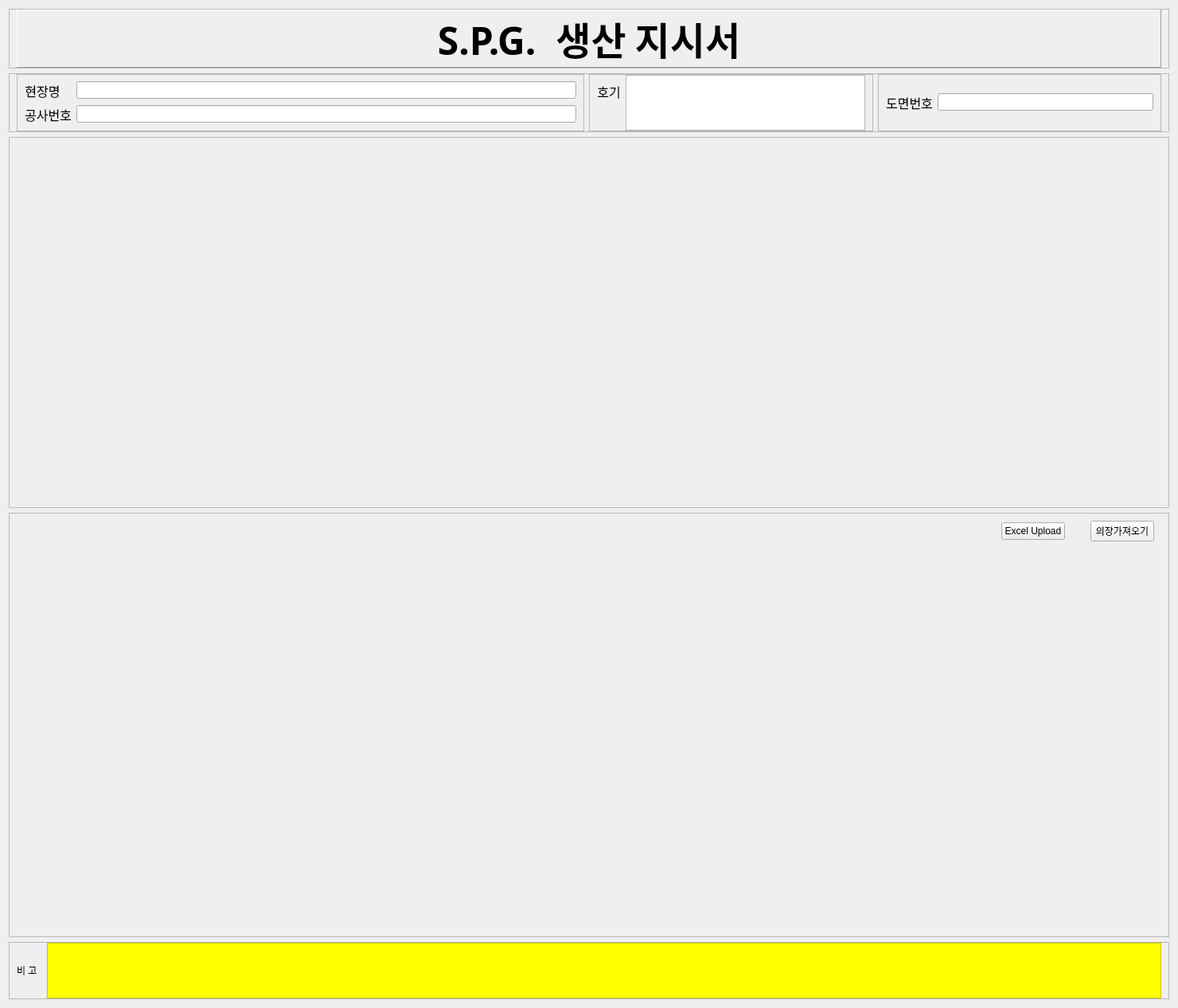
<?xml version="1.0" encoding="UTF-8"?>
<ui version="4.0">
 <class>Form</class>
 <widget class="QWidget" name="Form">
  <property name="geometry">
   <rect>
    <x>0</x>
    <y>0</y>
    <width>1480</width>
    <height>1266</height>
   </rect>
  </property>
  <property name="windowTitle">
   <string>Form</string>
  </property>
  <layout class="QVBoxLayout" name="vLayout_main">
   <item>
    <widget class="QFrame" name="frame_24">
     <property name="sizePolicy">
      <sizepolicy hsizetype="Preferred" vsizetype="Fixed">
       <horstretch>0</horstretch>
       <verstretch>0</verstretch>
      </sizepolicy>
     </property>
     <property name="frameShape">
      <enum>QFrame::StyledPanel</enum>
     </property>
     <property name="frameShadow">
      <enum>QFrame::Raised</enum>
     </property>
     <layout class="QHBoxLayout" name="horizontalLayout_6">
      <property name="spacing">
       <number>60</number>
      </property>
      <property name="topMargin">
       <number>0</number>
      </property>
      <property name="bottomMargin">
       <number>0</number>
      </property>
      <item>
       <widget class="QLabel" name="label_28">
        <property name="sizePolicy">
         <sizepolicy hsizetype="Preferred" vsizetype="Preferred">
          <horstretch>7</horstretch>
          <verstretch>0</verstretch>
         </sizepolicy>
        </property>
        <property name="font">
         <font>
          <family>HY견고딕</family>
          <pointsize>36</pointsize>
          <bold>true</bold>
         </font>
        </property>
        <property name="frameShape">
         <enum>QFrame::Panel</enum>
        </property>
        <property name="frameShadow">
         <enum>QFrame::Raised</enum>
        </property>
        <property name="text">
         <string>S.P.G.  생산 지시서</string>
        </property>
        <property name="alignment">
         <set>Qt::AlignCenter</set>
        </property>
       </widget>
      </item>
     </layout>
    </widget>
   </item>
   <item>
    <widget class="QFrame" name="frame_19">
     <property name="sizePolicy">
      <sizepolicy hsizetype="Preferred" vsizetype="Preferred">
       <horstretch>0</horstretch>
       <verstretch>1</verstretch>
      </sizepolicy>
     </property>
     <property name="frameShape">
      <enum>QFrame::StyledPanel</enum>
     </property>
     <property name="frameShadow">
      <enum>QFrame::Raised</enum>
     </property>
     <layout class="QHBoxLayout" name="horizontalLayout_5">
      <property name="topMargin">
       <number>0</number>
      </property>
      <property name="bottomMargin">
       <number>0</number>
      </property>
      <item>
       <widget class="QFrame" name="frame_20">
        <property name="sizePolicy">
         <sizepolicy hsizetype="Preferred" vsizetype="Preferred">
          <horstretch>2</horstretch>
          <verstretch>0</verstretch>
         </sizepolicy>
        </property>
        <property name="frameShape">
         <enum>QFrame::StyledPanel</enum>
        </property>
        <property name="frameShadow">
         <enum>QFrame::Raised</enum>
        </property>
        <layout class="QVBoxLayout" name="verticalLayout_18">
         <property name="topMargin">
          <number>0</number>
         </property>
         <property name="bottomMargin">
          <number>0</number>
         </property>
         <item>
          <layout class="QFormLayout" name="formLayout_9">
           <property name="formAlignment">
            <set>Qt::AlignLeading|Qt::AlignLeft|Qt::AlignVCenter</set>
           </property>
           <item row="0" column="0">
            <widget class="QLabel" name="label_20">
             <property name="sizePolicy">
              <sizepolicy hsizetype="Preferred" vsizetype="Preferred">
               <horstretch>1</horstretch>
               <verstretch>0</verstretch>
              </sizepolicy>
             </property>
             <property name="font">
              <font>
               <family>HY견고딕</family>
               <pointsize>12</pointsize>
              </font>
             </property>
             <property name="text">
              <string>현장명</string>
             </property>
             <property name="alignment">
              <set>Qt::AlignCenter</set>
             </property>
            </widget>
           </item>
           <item row="0" column="1">
            <widget class="QLineEdit" name="lineEdit_SPG_hyunjang">
             <property name="sizePolicy">
              <sizepolicy hsizetype="Expanding" vsizetype="Fixed">
               <horstretch>2</horstretch>
               <verstretch>0</verstretch>
              </sizepolicy>
             </property>
             <property name="readOnly">
              <bool>true</bool>
             </property>
            </widget>
           </item>
           <item row="1" column="0">
            <widget class="QLabel" name="label_23">
             <property name="sizePolicy">
              <sizepolicy hsizetype="Preferred" vsizetype="Preferred">
               <horstretch>1</horstretch>
               <verstretch>0</verstretch>
              </sizepolicy>
             </property>
             <property name="font">
              <font>
               <family>HY견고딕</family>
               <pointsize>12</pointsize>
              </font>
             </property>
             <property name="text">
              <string>공사번호</string>
             </property>
             <property name="alignment">
              <set>Qt::AlignCenter</set>
             </property>
            </widget>
           </item>
           <item row="1" column="1">
            <widget class="QLineEdit" name="lineEdit_SPG_proj_No">
             <property name="readOnly">
              <bool>true</bool>
             </property>
            </widget>
           </item>
          </layout>
         </item>
        </layout>
       </widget>
      </item>
      <item>
       <widget class="QFrame" name="frame_22">
        <property name="sizePolicy">
         <sizepolicy hsizetype="Preferred" vsizetype="Preferred">
          <horstretch>1</horstretch>
          <verstretch>0</verstretch>
         </sizepolicy>
        </property>
        <property name="frameShape">
         <enum>QFrame::StyledPanel</enum>
        </property>
        <property name="frameShadow">
         <enum>QFrame::Raised</enum>
        </property>
        <layout class="QVBoxLayout" name="verticalLayout_20">
         <property name="topMargin">
          <number>0</number>
         </property>
         <property name="bottomMargin">
          <number>0</number>
         </property>
         <item>
          <layout class="QFormLayout" name="formLayout_11">
           <property name="formAlignment">
            <set>Qt::AlignLeading|Qt::AlignLeft|Qt::AlignVCenter</set>
           </property>
           <item row="0" column="1">
            <widget class="QPlainTextEdit" name="plainTextEdit_Hogi"/>
           </item>
           <item row="0" column="0">
            <widget class="QLabel" name="label_24">
             <property name="sizePolicy">
              <sizepolicy hsizetype="Preferred" vsizetype="Preferred">
               <horstretch>1</horstretch>
               <verstretch>0</verstretch>
              </sizepolicy>
             </property>
             <property name="font">
              <font>
               <family>HY견고딕</family>
               <pointsize>12</pointsize>
              </font>
             </property>
             <property name="text">
              <string>호기</string>
             </property>
             <property name="alignment">
              <set>Qt::AlignCenter</set>
             </property>
            </widget>
           </item>
          </layout>
         </item>
        </layout>
       </widget>
      </item>
      <item>
       <widget class="QFrame" name="frame_23">
        <property name="sizePolicy">
         <sizepolicy hsizetype="Preferred" vsizetype="Preferred">
          <horstretch>1</horstretch>
          <verstretch>0</verstretch>
         </sizepolicy>
        </property>
        <property name="frameShape">
         <enum>QFrame::StyledPanel</enum>
        </property>
        <property name="frameShadow">
         <enum>QFrame::Raised</enum>
        </property>
        <layout class="QVBoxLayout" name="verticalLayout_21">
         <property name="topMargin">
          <number>0</number>
         </property>
         <property name="bottomMargin">
          <number>0</number>
         </property>
         <item>
          <layout class="QFormLayout" name="formLayout_12">
           <property name="formAlignment">
            <set>Qt::AlignLeading|Qt::AlignLeft|Qt::AlignVCenter</set>
           </property>
           <item row="0" column="0">
            <widget class="QLabel" name="label_27">
             <property name="sizePolicy">
              <sizepolicy hsizetype="Preferred" vsizetype="Preferred">
               <horstretch>1</horstretch>
               <verstretch>0</verstretch>
              </sizepolicy>
             </property>
             <property name="font">
              <font>
               <family>HY견고딕</family>
               <pointsize>12</pointsize>
              </font>
             </property>
             <property name="text">
              <string>도면번호</string>
             </property>
             <property name="alignment">
              <set>Qt::AlignCenter</set>
             </property>
            </widget>
           </item>
           <item row="0" column="1">
            <widget class="QLineEdit" name="lineEdit_Domyun">
             <property name="readOnly">
              <bool>true</bool>
             </property>
            </widget>
           </item>
          </layout>
         </item>
        </layout>
       </widget>
      </item>
     </layout>
    </widget>
   </item>
   <item>
    <widget class="QFrame" name="frame_26">
     <property name="sizePolicy">
      <sizepolicy hsizetype="Preferred" vsizetype="Preferred">
       <horstretch>0</horstretch>
       <verstretch>7</verstretch>
      </sizepolicy>
     </property>
     <property name="frameShape">
      <enum>QFrame::StyledPanel</enum>
     </property>
     <property name="frameShadow">
      <enum>QFrame::Raised</enum>
     </property>
     <layout class="QHBoxLayout" name="horizontalLayout">
      <item>
       <widget class="ImageViewer" name="widget_ImageViewer_1" native="true"/>
      </item>
      <item>
       <widget class="ImageViewer" name="widget_ImageViewer_2" native="true"/>
      </item>
     </layout>
    </widget>
   </item>
   <item>
    <widget class="QFrame" name="frame_27">
     <property name="sizePolicy">
      <sizepolicy hsizetype="Preferred" vsizetype="Preferred">
       <horstretch>0</horstretch>
       <verstretch>8</verstretch>
      </sizepolicy>
     </property>
     <property name="frameShape">
      <enum>QFrame::StyledPanel</enum>
     </property>
     <property name="frameShadow">
      <enum>QFrame::Raised</enum>
     </property>
     <layout class="QVBoxLayout" name="verticalLayout_24">
      <item>
       <widget class="QFrame" name="frame">
        <property name="sizePolicy">
         <sizepolicy hsizetype="Preferred" vsizetype="Fixed">
          <horstretch>0</horstretch>
          <verstretch>0</verstretch>
         </sizepolicy>
        </property>
        <property name="frameShape">
         <enum>QFrame::NoFrame</enum>
        </property>
        <property name="frameShadow">
         <enum>QFrame::Raised</enum>
        </property>
        <layout class="QHBoxLayout" name="horizontalLayout_2">
         <property name="spacing">
          <number>32</number>
         </property>
         <property name="topMargin">
          <number>0</number>
         </property>
         <property name="bottomMargin">
          <number>0</number>
         </property>
         <item>
          <spacer name="horizontalSpacer">
           <property name="orientation">
            <enum>Qt::Horizontal</enum>
           </property>
           <property name="sizeHint" stdset="0">
            <size>
             <width>40</width>
             <height>20</height>
            </size>
           </property>
          </spacer>
         </item>
         <item>
          <widget class="QPushButton" name="PB_Upload">
           <property name="text">
            <string>Excel Upload</string>
           </property>
          </widget>
         </item>
         <item>
          <widget class="QPushButton" name="PB_import_Process">
           <property name="text">
            <string>의장가져오기</string>
           </property>
          </widget>
         </item>
        </layout>
       </widget>
      </item>
      <item>
       <widget class="Wid_Table_for_생산지시서_SPG" name="wid_table_SPG" native="true"/>
      </item>
     </layout>
    </widget>
   </item>
   <item>
    <widget class="QFrame" name="frame_21">
     <property name="sizePolicy">
      <sizepolicy hsizetype="Preferred" vsizetype="Preferred">
       <horstretch>0</horstretch>
       <verstretch>1</verstretch>
      </sizepolicy>
     </property>
     <property name="frameShape">
      <enum>QFrame::StyledPanel</enum>
     </property>
     <property name="frameShadow">
      <enum>QFrame::Raised</enum>
     </property>
     <layout class="QHBoxLayout" name="horizontalLayout_9">
      <property name="spacing">
       <number>12</number>
      </property>
      <property name="topMargin">
       <number>0</number>
      </property>
      <property name="bottomMargin">
       <number>0</number>
      </property>
      <item>
       <widget class="QLabel" name="label_22">
        <property name="text">
         <string>비 고</string>
        </property>
       </widget>
      </item>
      <item>
       <widget class="QTextEdit" name="textEdit_SPG_Bigo">
        <property name="sizePolicy">
         <sizepolicy hsizetype="Expanding" vsizetype="Expanding">
          <horstretch>0</horstretch>
          <verstretch>0</verstretch>
         </sizepolicy>
        </property>
        <property name="font">
         <font>
          <pointsize>24</pointsize>
          <bold>true</bold>
         </font>
        </property>
        <property name="acceptDrops">
         <bool>false</bool>
        </property>
        <property name="layoutDirection">
         <enum>Qt::LeftToRight</enum>
        </property>
        <property name="styleSheet">
         <string notr="true">background-color:yellow;
color:red;

</string>
        </property>
        <property name="html">
         <string>&lt;!DOCTYPE HTML PUBLIC &quot;-//W3C//DTD HTML 4.0//EN&quot; &quot;http://www.w3.org/TR/REC-html40/strict.dtd&quot;&gt;
&lt;html&gt;&lt;head&gt;&lt;meta name=&quot;qrichtext&quot; content=&quot;1&quot; /&gt;&lt;meta charset=&quot;utf-8&quot; /&gt;&lt;style type=&quot;text/css&quot;&gt;
p, li { white-space: pre-wrap; }
hr { height: 1px; border-width: 0; }
li.unchecked::marker { content: &quot;\2610&quot;; }
li.checked::marker { content: &quot;\2612&quot;; }
&lt;/style&gt;&lt;/head&gt;&lt;body style=&quot; font-family:'Ubuntu'; font-size:24pt; font-weight:700; font-style:normal;&quot;&gt;
&lt;p align=&quot;center&quot; style=&quot;-qt-paragraph-type:empty; margin-top:0px; margin-bottom:0px; margin-left:0px; margin-right:0px; -qt-block-indent:0; text-indent:0px; font-weight:600;&quot;&gt;&lt;br /&gt;&lt;/p&gt;&lt;/body&gt;&lt;/html&gt;</string>
        </property>
       </widget>
      </item>
     </layout>
    </widget>
   </item>
  </layout>
 </widget>
 <customwidgets>
  <customwidget>
   <class>ImageViewer</class>
   <extends>QWidget</extends>
   <header location="global">modules.PyQt.compoent_v2.imageViewer.imageviwer</header>
   <container>1</container>
  </customwidget>
  <customwidget>
   <class>Wid_Table_for_생산지시서_SPG</class>
   <extends>QWidget</extends>
   <header>modules.PyQt.Tabs.생산지시서.dialog.table.table_생산지시서_SPG</header>
   <container>1</container>
  </customwidget>
 </customwidgets>
 <resources/>
 <connections/>
</ui>
